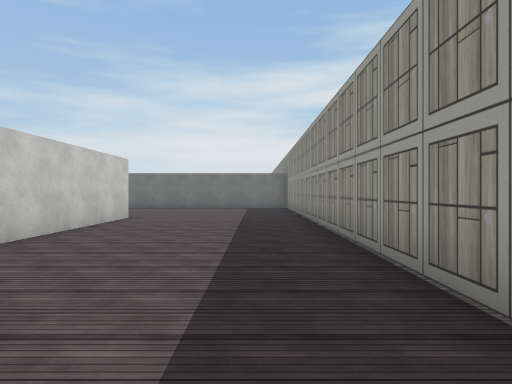
View 1 (above)

24 first-person views from a walk through a 3-D level made in the Unity game engine. The camera is 1.5 m above the floor, looks level and sees 75° across. Doors are open. The floor is counted in squares, 2 m on a side. Each view is taken from the middle of a square. On the plan, view 1 faces up. The plan holds only what a view shows up to about 11 squares ahead; the rest is blank. The place goes on beyond the plan. The player is left out. Surface patterns are stand-ins for the level's own textures.

View 2
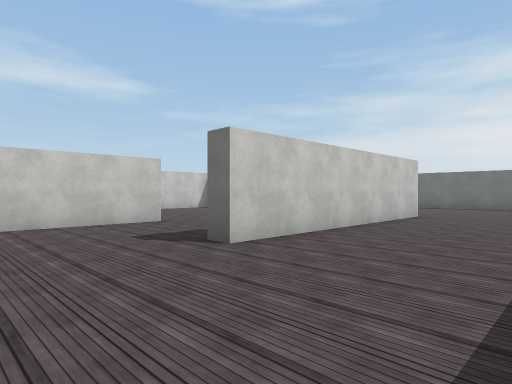

View 3
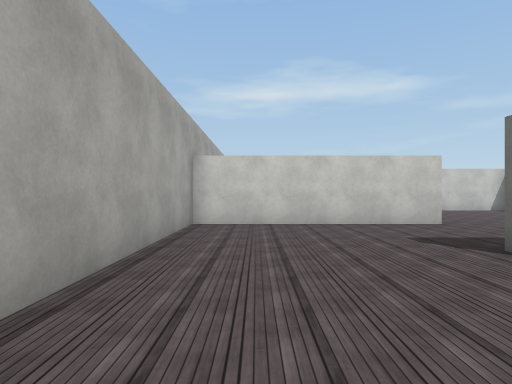

View 4
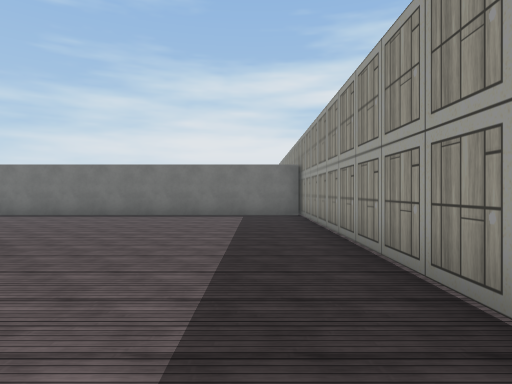

View 5
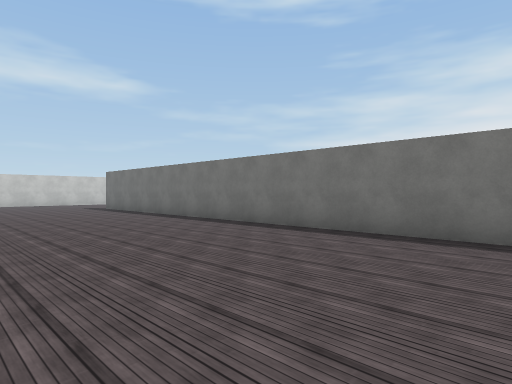

View 6
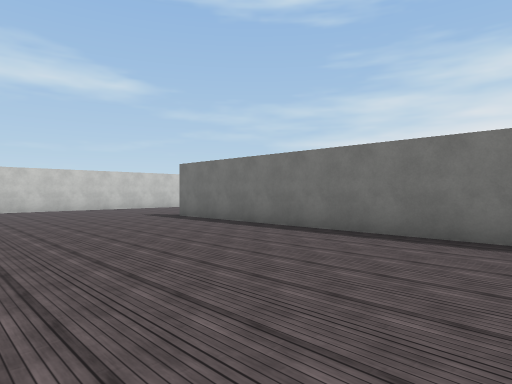

View 7
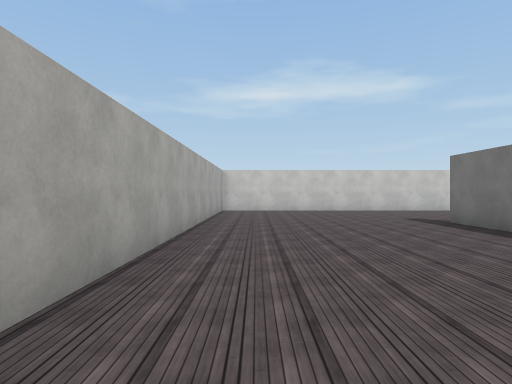

View 8
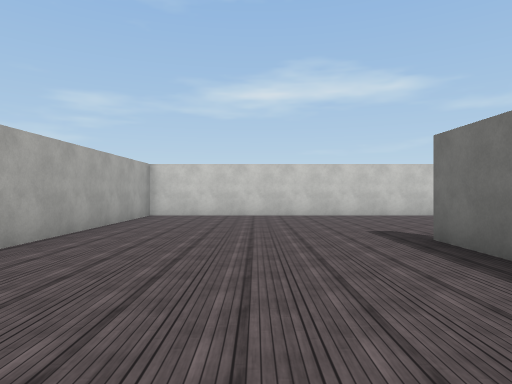

View 9
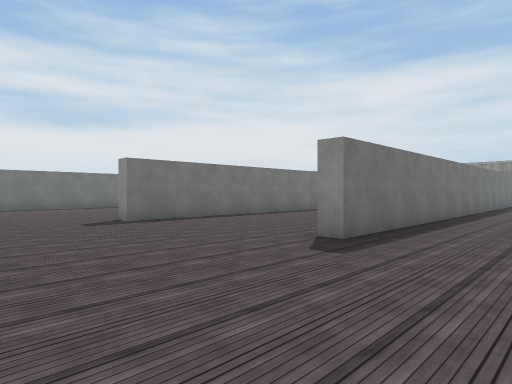

View 10
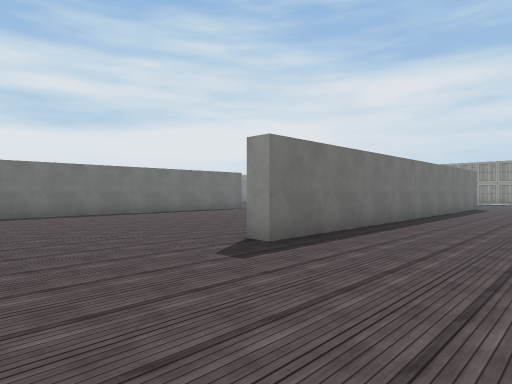

View 11
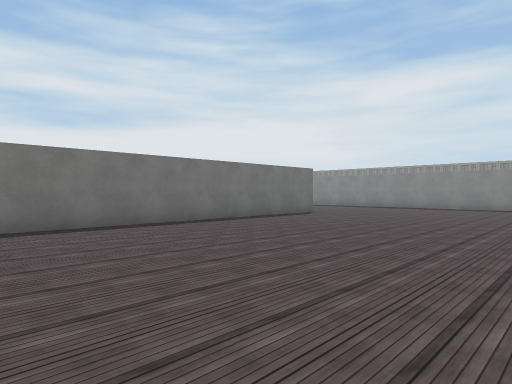

View 12
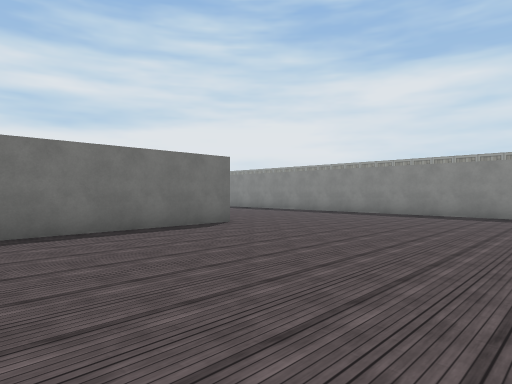

View 13
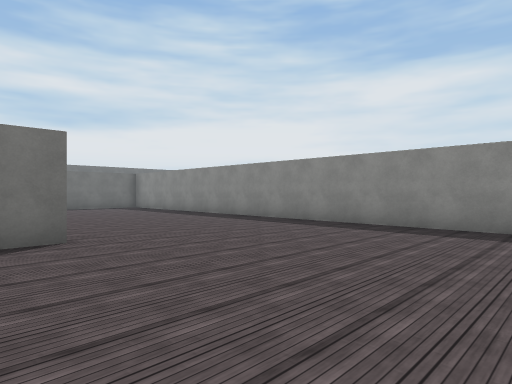

View 14
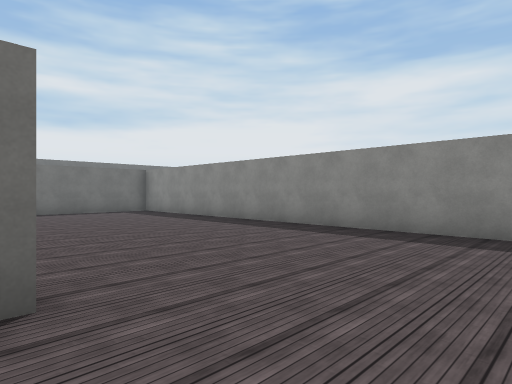

View 15
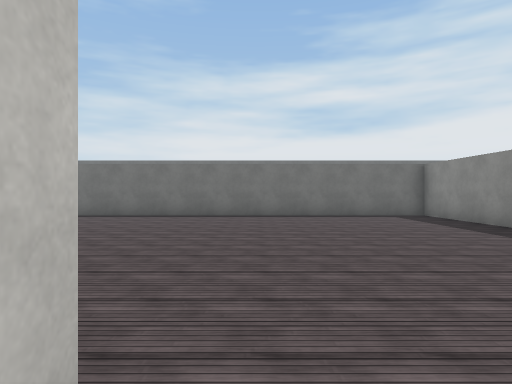

View 16
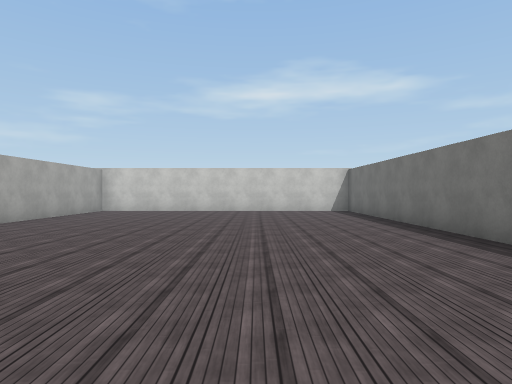

View 17
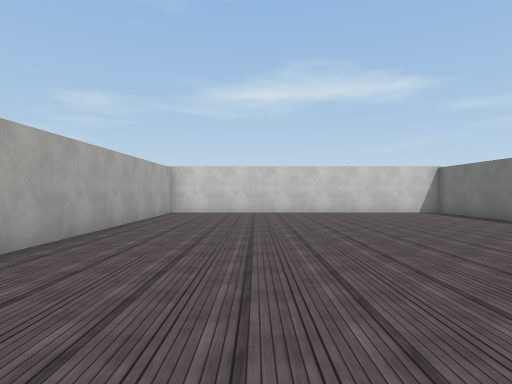

View 18
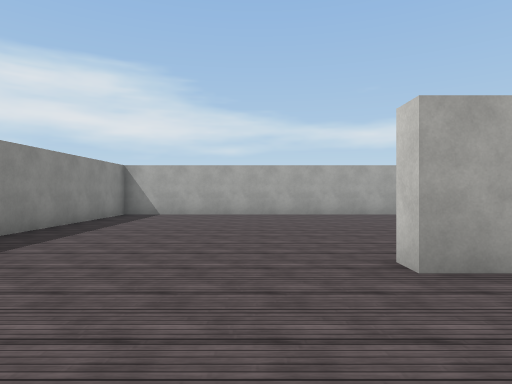

View 19
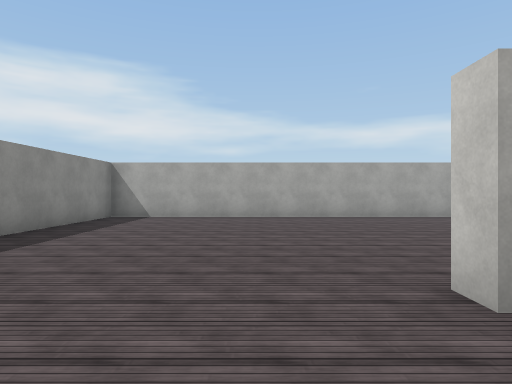

View 20
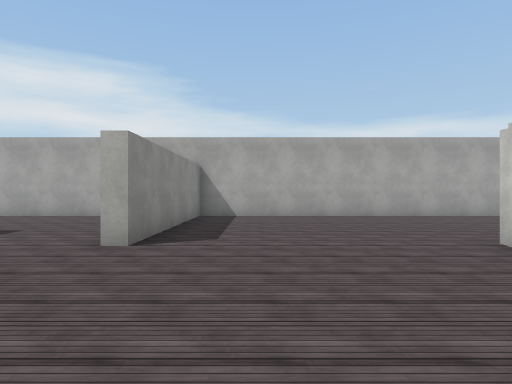

View 21
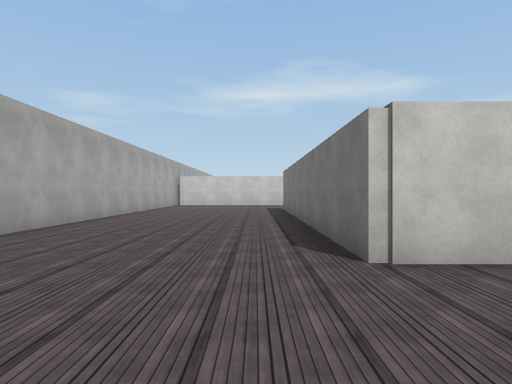

View 22
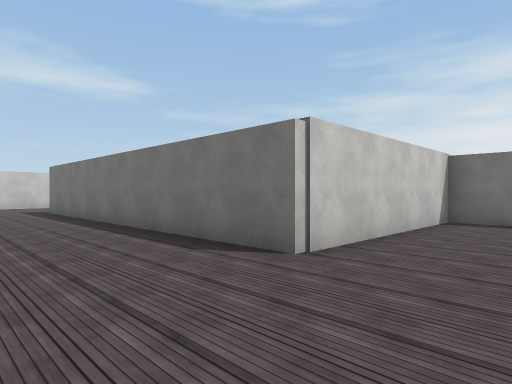

View 23
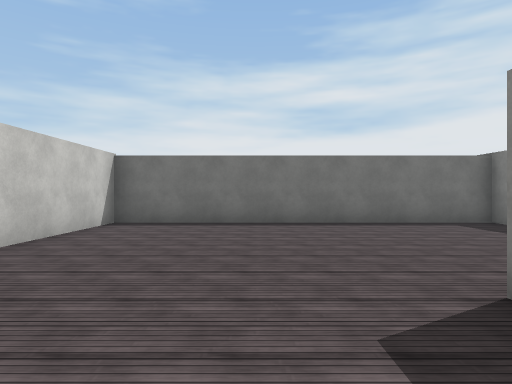

View 24
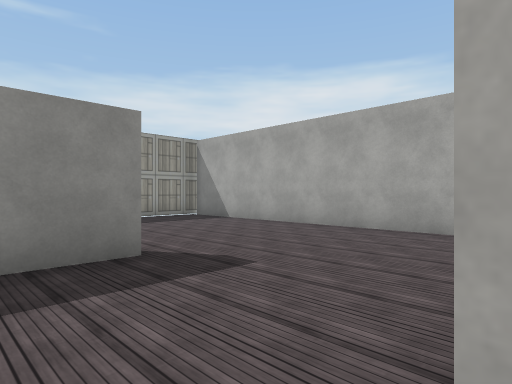

### Floor plan
Points are (right, up) in squares from view 1. A wall is a line through its corners. A room is listed if a view was taken in it or the views show most of it. See-through windows are left out.
Room 1 (views 1, 2, 3, 4, 5, 6, 7, 8, 9, 10, 11, 12, 13, 14, 15, 16, 17, 18, 19, 20, 21, 22, 23, 24)
walls: (-9.9, 21.4) (-18.3, 21.4) (-18.3, 22); (-15.9, 21.9) (-5.6, 21.9) (-5.6, 39.6) (-22, 39.6); (-3.7, 9.8) (-3.7, 2.2) (-4.3, 2.2) (-4.3, 3.6); (-12.4, 29.9) (-11.5, 29.9) (-11.5, 29.4) (-21.1, 29.4); (-4.3, 9.1) (-13.5, 9.1) (-13.5, 3.2) (-22.5, 3.2); (-22.5, 9.6) (-10.8, 9.6); (-22, 29.9) (-14.9, 29.9); (1.5, 1.9) (1.5, 15.8) (-17.2, 15.8) (-17.2, 16.4); (1.5, -2.1) (1.5, -0.6); (-21, -2.5) (-8.2, -2.5) (-8.2, 3.4) (-7.8, 3.4) (-7.8, -2.5) (1, -2.5)

Where each view was taken, in squares from view 1:
view 1: 0 up, 0 right, facing up
view 2: 1 down, 0 right, facing up-left
view 3: 1 down, 0 right, facing left
view 4: 5 up, 0 right, facing up
view 5: 10 up, 2 left, facing up-left
view 6: 10 up, 8 left, facing up-left
view 7: 11 up, 9 left, facing left
view 8: 13 up, 12 left, facing left
view 9: 13 up, 22 left, facing up-right
view 10: 18 up, 22 left, facing up-right
view 11: 22 up, 22 left, facing up-right
view 12: 23 up, 17 left, facing up-right
view 13: 24 up, 13 left, facing up-right
view 14: 27 up, 12 left, facing up-right
view 15: 29 up, 11 left, facing up
view 16: 36 up, 10 left, facing left
view 17: 33 up, 11 left, facing left
view 18: 33 up, 10 left, facing down
view 19: 32 up, 10 left, facing down
view 20: 8 up, 10 left, facing down
view 21: 2 up, 10 left, facing left
view 22: 0 up, 11 left, facing up-left
view 23: 1 up, 10 left, facing up
view 24: 4 up, 8 left, facing down-right
